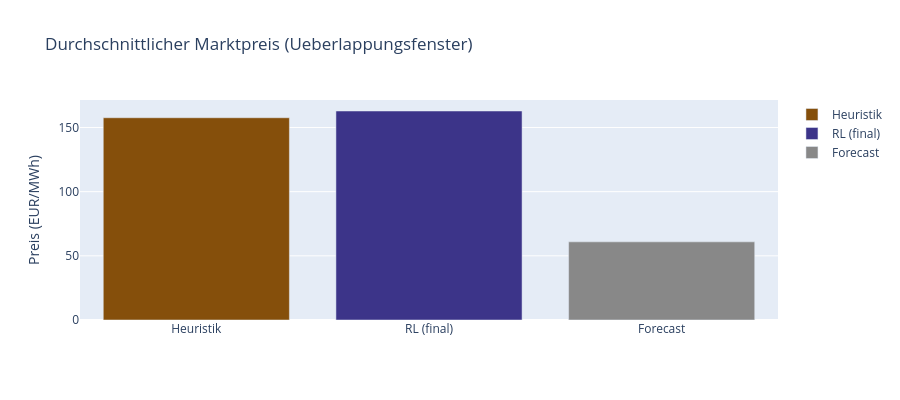

This figure's notebook cell:
### Markdown cell above
## 4. Fertiges System: Marktpreis & Profit

Alle Auswertungen hier nutzen `FINAL_SIMS` (`SIM_HEU` vs. `SIM_RL`) und werden mit
`clip_to_overlap()` auf das gemeinsame Zeitfenster beschnitten.

### Code cell
# Durchschnittlicher Marktpreis je Simulation (Ueberlappungsfenster)
LABELS = {SIM_HEU: "Heuristik", SIM_RL: "RL (final)"}
COLORS = {SIM_HEU: "#854F0B", SIM_RL: "#3C3489"}

avg_prices = {
    sim: clip_to_overlap(market_meta_df[market_meta_df["simulation"] == sim])["price"].mean()
    for sim in FINAL_SIMS
}

fig_avg = go.Figure()
for sim in FINAL_SIMS:
    fig_avg.add_trace(go.Bar(x=[LABELS[sim]], y=[avg_prices[sim]],
                             name=LABELS[sim], marker_color=COLORS[sim]))
fig_avg.add_trace(go.Bar(x=["Forecast"], y=[avg_forecast_price],
                         name="Forecast", marker_color="#888888"))
fig_avg.update_layout(title="Durchschnittlicher Marktpreis (Ueberlappungsfenster)",
                      yaxis_title="Preis (EUR/MWh)", barmode="group", height=400)
fig_avg.show()

### Figure 1 — Plotly figure (JSON) as saved in the notebook; plotly's stock layout.template omitted (floating-point values rounded to 4 significant figures)
{"data": [{"marker": {"color": "#854F0B"}, "name": "Heuristik", "type": "bar", "x": ["Heuristik"], "y": [157.6]}, {"marker": {"color": "#3C3489"}, "name": "RL (final)", "type": "bar", "x": ["RL (final)"], "y": [162.8]}, {"marker": {"color": "#888888"}, "name": "Forecast", "type": "bar", "x": ["Forecast"], "y": [60.9]}], "layout": {"barmode": "group", "height": 400, "title": {"text": "Durchschnittlicher Marktpreis (Ueberlappungsfenster)"}, "yaxis": {"title": {"text": "Preis (EUR/MWh)"}}}}
